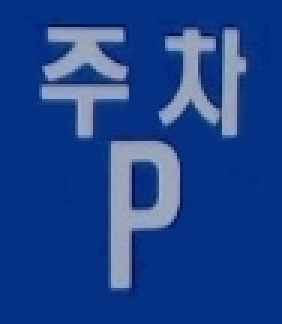
#> input picture sign/parking.jpg, 94 x 108 px (shown 3 times larger)
$ python parking.py
#> lines starting #> are read from the running program, lines starting #| are printed output that depends on the picture
import cv2
import numpy as np
import time

#DEBUG MODE : True / False
Z_DEBUG = True

#Minimun number of points required to be detected
DETECT_POINT_THRESHOLD = 7

#number of detected frames in PARKING_BUFFER >= DETECT_THRESHOLD : SIGN DETECTED!
BUFFER_SIZE = 5
DETECT_THRESHOLD = 3
PARKING_BUFFER = np.zeros(BUFFER_SIZE)


#reject outlying points
#reject_outliers(points, standard deviation x, standard deviation y)
# [92 lines left out: functions reject_outliers, sign_detect, not called in this run]


#Parking Sign Image source
face_parking = cv2.imread('./sign/parking.jpg',0)
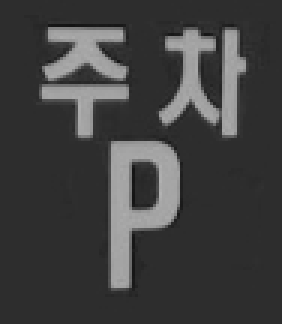
#> face_parking: shape (108, 94) (shown 3 times larger); min 19, max 178, mean 63.9

#Define SURF feature data
#> (the run stopped early here; a loop or call above may not have finished)
